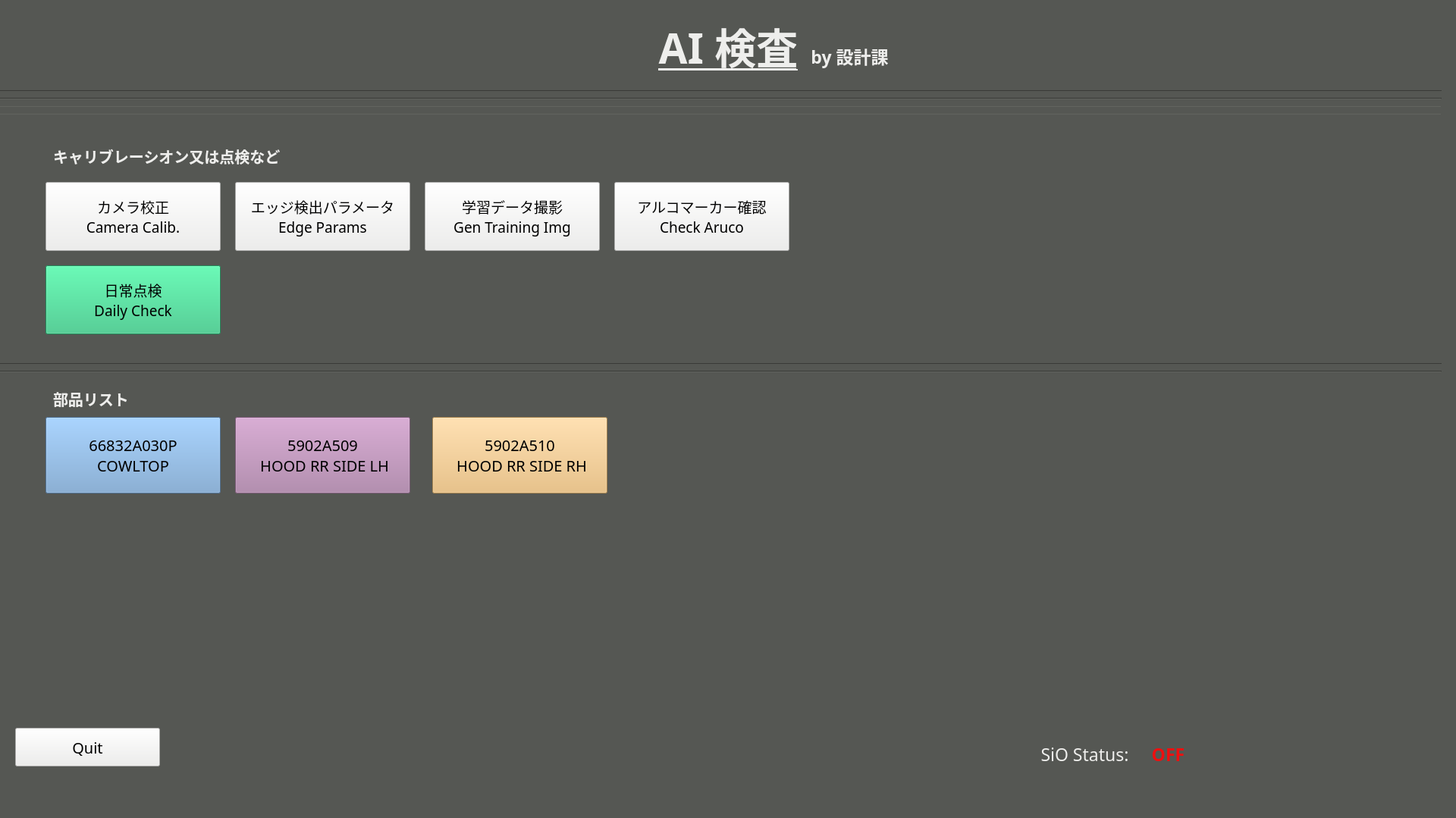
<?xml version="1.0" encoding="UTF-8"?>
<ui version="4.0">
 <class>MainWindow</class>
 <widget class="QMainWindow" name="MainWindow">
  <property name="enabled">
   <bool>true</bool>
  </property>
  <property name="geometry">
   <rect>
    <x>0</x>
    <y>0</y>
    <width>1920</width>
    <height>1079</height>
   </rect>
  </property>
  <property name="windowTitle">
   <string>MainWindow</string>
  </property>
  <property name="styleSheet">
   <string notr="true">background-color: rgb(85, 87, 83);</string>
  </property>
  <widget class="QWidget" name="centralwidget">
   <property name="enabled">
    <bool>true</bool>
   </property>
   <widget class="QPushButton" name="calibrationbutton">
    <property name="geometry">
     <rect>
      <x>60</x>
      <y>240</y>
      <width>231</width>
      <height>91</height>
     </rect>
    </property>
    <property name="font">
     <font>
      <family>Ubuntu Mono</family>
      <pointsize>14</pointsize>
     </font>
    </property>
    <property name="styleSheet">
     <string notr="true">background-color: rgb(238, 238, 236);</string>
    </property>
    <property name="text">
     <string extracomment="Generate intrinsic camera parameter">カメラ校正 
Camera Calib.</string>
    </property>
   </widget>
   <widget class="QPushButton" name="generateimagebutton">
    <property name="geometry">
     <rect>
      <x>560</x>
      <y>240</y>
      <width>231</width>
      <height>91</height>
     </rect>
    </property>
    <property name="font">
     <font>
      <family>Ubuntu Mono</family>
      <pointsize>14</pointsize>
     </font>
    </property>
    <property name="styleSheet">
     <string notr="true">background-color: rgb(238, 238, 236);</string>
    </property>
    <property name="text">
     <string extracomment="Capture iamages for training data">学習データ撮影 
Gen Training Img</string>
    </property>
   </widget>
   <widget class="Line" name="line_1">
    <property name="geometry">
     <rect>
      <x>0</x>
      <y>470</y>
      <width>1901</width>
      <height>20</height>
     </rect>
    </property>
    <property name="orientation">
     <enum>Qt::Horizontal</enum>
    </property>
   </widget>
   <widget class="QPushButton" name="P66832A030Pbutton">
    <property name="geometry">
     <rect>
      <x>60</x>
      <y>550</y>
      <width>231</width>
      <height>101</height>
     </rect>
    </property>
    <property name="font">
     <font>
      <family>Ubuntu Mono</family>
      <pointsize>15</pointsize>
     </font>
    </property>
    <property name="styleSheet">
     <string notr="true">background-color: rgb(238, 238, 236);
background-color: rgb(114, 159, 207);</string>
    </property>
    <property name="text">
     <string>66832A030P 
COWLTOP</string>
    </property>
   </widget>
   <widget class="Line" name="line_2">
    <property name="geometry">
     <rect>
      <x>0</x>
      <y>480</y>
      <width>1901</width>
      <height>20</height>
     </rect>
    </property>
    <property name="orientation">
     <enum>Qt::Horizontal</enum>
    </property>
   </widget>
   <widget class="QLabel" name="label_1">
    <property name="geometry">
     <rect>
      <x>70</x>
      <y>510</y>
      <width>211</width>
      <height>31</height>
     </rect>
    </property>
    <property name="font">
     <font>
      <family>Ubuntu Mono</family>
      <pointsize>15</pointsize>
      <weight>75</weight>
      <bold>true</bold>
     </font>
    </property>
    <property name="styleSheet">
     <string notr="true">color: rgb(238, 238, 236);</string>
    </property>
    <property name="text">
     <string>部品リスト</string>
    </property>
    <property name="alignment">
     <set>Qt::AlignLeading|Qt::AlignLeft|Qt::AlignVCenter</set>
    </property>
   </widget>
   <widget class="QLabel" name="label_2">
    <property name="geometry">
     <rect>
      <x>70</x>
      <y>190</y>
      <width>361</width>
      <height>31</height>
     </rect>
    </property>
    <property name="font">
     <font>
      <family>Ubuntu Mono</family>
      <pointsize>15</pointsize>
      <weight>75</weight>
      <bold>true</bold>
     </font>
    </property>
    <property name="styleSheet">
     <string notr="true">color: rgb(238, 238, 236);</string>
    </property>
    <property name="text">
     <string>キャリブレーシオン又は点検など</string>
    </property>
    <property name="alignment">
     <set>Qt::AlignLeading|Qt::AlignLeft|Qt::AlignVCenter</set>
    </property>
   </widget>
   <widget class="QPushButton" name="checkarucobutton">
    <property name="geometry">
     <rect>
      <x>810</x>
      <y>240</y>
      <width>231</width>
      <height>91</height>
     </rect>
    </property>
    <property name="font">
     <font>
      <family>Ubuntu Mono</family>
      <pointsize>14</pointsize>
     </font>
    </property>
    <property name="styleSheet">
     <string notr="true">background-color: rgb(238, 238, 236);</string>
    </property>
    <property name="text">
     <string>アルコマーカー確認
Check Aruco</string>
    </property>
   </widget>
   <widget class="QPushButton" name="edgedetectbutton">
    <property name="geometry">
     <rect>
      <x>310</x>
      <y>240</y>
      <width>231</width>
      <height>91</height>
     </rect>
    </property>
    <property name="font">
     <font>
      <family>Ubuntu Mono</family>
      <pointsize>14</pointsize>
     </font>
    </property>
    <property name="styleSheet">
     <string notr="true">background-color: rgb(238, 238, 236);</string>
    </property>
    <property name="text">
     <string extracomment="param for canny">エッジ検出パラメータ
Edge Params</string>
    </property>
   </widget>
   <widget class="QPushButton" name="quitbutton">
    <property name="geometry">
     <rect>
      <x>20</x>
      <y>960</y>
      <width>191</width>
      <height>51</height>
     </rect>
    </property>
    <property name="font">
     <font>
      <family>Ubuntu Mono</family>
      <pointsize>15</pointsize>
     </font>
    </property>
    <property name="styleSheet">
     <string notr="true">background-color: rgb(238, 238, 236);</string>
    </property>
    <property name="text">
     <string>Quit</string>
    </property>
   </widget>
   <widget class="Line" name="line_3">
    <property name="geometry">
     <rect>
      <x>0</x>
      <y>140</y>
      <width>1901</width>
      <height>20</height>
     </rect>
    </property>
    <property name="orientation">
     <enum>Qt::Horizontal</enum>
    </property>
   </widget>
   <widget class="Line" name="line_4">
    <property name="geometry">
     <rect>
      <x>0</x>
      <y>130</y>
      <width>1901</width>
      <height>20</height>
     </rect>
    </property>
    <property name="orientation">
     <enum>Qt::Horizontal</enum>
    </property>
   </widget>
   <widget class="Line" name="line_5">
    <property name="geometry">
     <rect>
      <x>0</x>
      <y>110</y>
      <width>1901</width>
      <height>20</height>
     </rect>
    </property>
    <property name="orientation">
     <enum>Qt::Horizontal</enum>
    </property>
   </widget>
   <widget class="Line" name="line_6">
    <property name="geometry">
     <rect>
      <x>0</x>
      <y>120</y>
      <width>1901</width>
      <height>20</height>
     </rect>
    </property>
    <property name="orientation">
     <enum>Qt::Horizontal</enum>
    </property>
   </widget>
   <widget class="QLabel" name="label_3">
    <property name="geometry">
     <rect>
      <x>800</x>
      <y>10</y>
      <width>321</width>
      <height>91</height>
     </rect>
    </property>
    <property name="font">
     <font>
      <family>Uroob</family>
      <pointsize>41</pointsize>
      <weight>75</weight>
      <bold>true</bold>
      <underline>true</underline>
     </font>
    </property>
    <property name="styleSheet">
     <string notr="true">color: rgb(238, 238, 236);</string>
    </property>
    <property name="text">
     <string>AI 検査</string>
    </property>
    <property name="alignment">
     <set>Qt::AlignBottom|Qt::AlignHCenter</set>
    </property>
   </widget>
   <widget class="QLabel" name="label_4">
    <property name="geometry">
     <rect>
      <x>1050</x>
      <y>50</y>
      <width>141</width>
      <height>41</height>
     </rect>
    </property>
    <property name="font">
     <font>
      <family>Uroob</family>
      <pointsize>17</pointsize>
      <weight>75</weight>
      <bold>true</bold>
      <underline>false</underline>
     </font>
    </property>
    <property name="styleSheet">
     <string notr="true">color: rgb(238, 238, 236);</string>
    </property>
    <property name="text">
     <string>by 設計課</string>
    </property>
    <property name="alignment">
     <set>Qt::AlignBottom|Qt::AlignHCenter</set>
    </property>
   </widget>
   <widget class="QLabel" name="label_5">
    <property name="geometry">
     <rect>
      <x>1360</x>
      <y>970</y>
      <width>141</width>
      <height>41</height>
     </rect>
    </property>
    <property name="font">
     <font>
      <family>Ubuntu Mono</family>
      <pointsize>17</pointsize>
      <weight>50</weight>
      <bold>false</bold>
      <underline>false</underline>
     </font>
    </property>
    <property name="styleSheet">
     <string notr="true">color: rgb(238, 238, 236);</string>
    </property>
    <property name="text">
     <string>SiO Status:</string>
    </property>
    <property name="alignment">
     <set>Qt::AlignBottom|Qt::AlignHCenter</set>
    </property>
   </widget>
   <widget class="QLabel" name="status_sio">
    <property name="geometry">
     <rect>
      <x>1510</x>
      <y>970</y>
      <width>61</width>
      <height>41</height>
     </rect>
    </property>
    <property name="font">
     <font>
      <family>Ubuntu Mono</family>
      <pointsize>17</pointsize>
      <weight>75</weight>
      <bold>true</bold>
      <underline>false</underline>
     </font>
    </property>
    <property name="styleSheet">
     <string notr="true">color: rgb(238, 15, 15);</string>
    </property>
    <property name="text">
     <string>OFF</string>
    </property>
    <property name="alignment">
     <set>Qt::AlignBottom|Qt::AlignHCenter</set>
    </property>
   </widget>
   <widget class="QPushButton" name="P5902A509button">
    <property name="geometry">
     <rect>
      <x>310</x>
      <y>550</y>
      <width>231</width>
      <height>101</height>
     </rect>
    </property>
    <property name="font">
     <font>
      <family>Ubuntu Mono</family>
      <pointsize>15</pointsize>
     </font>
    </property>
    <property name="styleSheet">
     <string notr="true">background-color: rgb(173, 127, 168);</string>
    </property>
    <property name="text">
     <string>5902A509
 HOOD RR SIDE LH</string>
    </property>
   </widget>
   <widget class="QPushButton" name="P5902A510button">
    <property name="geometry">
     <rect>
      <x>570</x>
      <y>550</y>
      <width>231</width>
      <height>101</height>
     </rect>
    </property>
    <property name="font">
     <font>
      <family>Ubuntu Mono</family>
      <pointsize>15</pointsize>
     </font>
    </property>
    <property name="styleSheet">
     <string notr="true">background-color: rgb(233, 185, 110);</string>
    </property>
    <property name="text">
     <string>5902A510
 HOOD RR SIDE RH</string>
    </property>
   </widget>
   <widget class="QPushButton" name="dailytenkenbutton">
    <property name="geometry">
     <rect>
      <x>60</x>
      <y>350</y>
      <width>231</width>
      <height>91</height>
     </rect>
    </property>
    <property name="font">
     <font>
      <family>Ubuntu Mono</family>
      <pointsize>14</pointsize>
     </font>
    </property>
    <property name="styleSheet">
     <string notr="true">background-color: rgb(46, 194, 126);</string>
    </property>
    <property name="text">
     <string extracomment="Generate intrinsic camera parameter">日常点検
Daily Check</string>
    </property>
   </widget>
  </widget>
  <widget class="QMenuBar" name="menubar">
   <property name="geometry">
    <rect>
     <x>0</x>
     <y>0</y>
     <width>1920</width>
     <height>22</height>
    </rect>
   </property>
  </widget>
  <widget class="QStatusBar" name="statusbar"/>
 </widget>
 <resources/>
 <connections/>
</ui>
